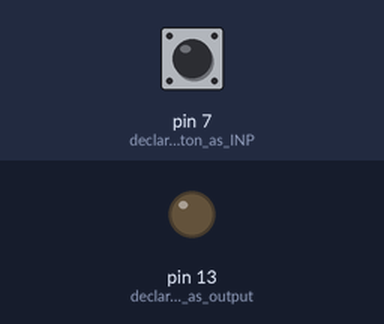
Bench run of a sketch on a simulated Arduino Uno, built with avr-gcc and run on an emulated ATmega328P. On the bench: output pins drawn as LEDs (lit = HIGH). Inputs (shaded band) come from the test bench; at power-on: pin 7 (declare_the_Button_as_INP) HIGH.

Above: at 1.2 s.
1.3 s: pin 7 (declare_the_Button_as_INP) pulled LOW for 0.15 s
At 1.7 s:
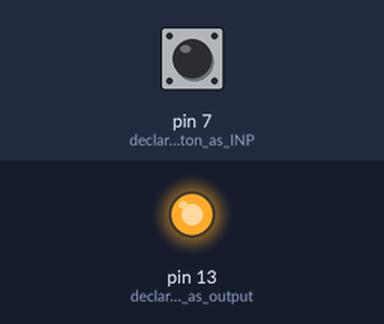
2.9 s: pin 7 (declare_the_Button_as_INP) pulled LOW for 1 s
At 4.1 s:
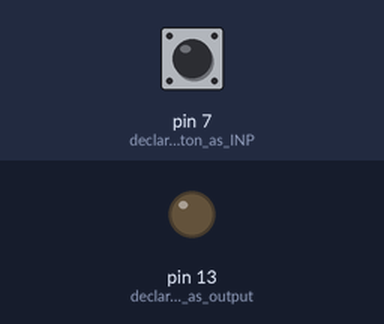
5.4 s: pin 7 (declare_the_Button_as_INP) pulled LOW for 3.2 s
At 6.0 s:
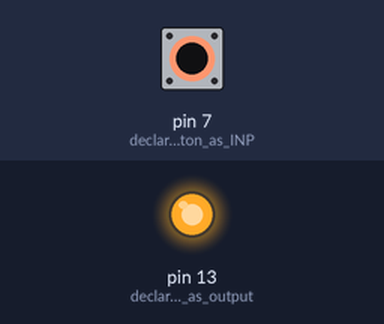
Timing chart, 0 to 8.4 s (numbered marks = the images above; inputs shaded):
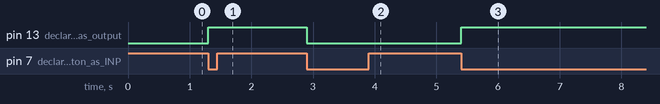

Measured:
- after the input at 1.3 s, pin 13 (declare_LED_pin_as_output): LOW → HIGH at once
- after the input at 2.9 s, pin 13 (declare_LED_pin_as_output): HIGH → LOW at once
- after the input at 5.4 s, pin 13 (declare_LED_pin_as_output): LOW → HIGH at once

The sketch:

pushButton.ino
```cpp
/*
  Induino R3 User Guide - Program 2.0 - LED State Toggle using Push
  Button
*/

int state = 0;

void setup()
{
  pinMode(7,INPUT_PULLUP); // declare the Button as INPUT pin with internal Pull up enabled
  pinMode(13,OUTPUT);  // declare LED pin as output pin

}

void loop()
{
  if(digitalRead(7)==0) // check if the button is being pressed
    {
      state =!state; // toggle the state variable
      digitalWrite(13,state); // write the value of the state variable to the led
      while(digitalRead(7)==0); // wait for the switch to be released - Part of Debounce
      delay(40); // give some time for the switch to settle back to normalcy - Part of Debounce
    }
}
```
